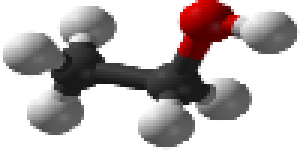
#> input picture figures/spirt.png, 100 x 50 px (shown 3 times larger)
$ python png2coe.py
#> lines starting #> are read from the running program, lines starting #| are printed output that depends on the picture
from PIL import Image

image = Image.open('../figures/spirt.png').convert('RGB')
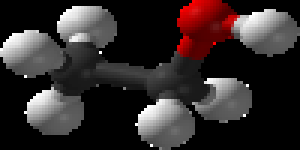
#> image: PIL image 100x50 RGB (shown 3 times larger); mean R, G, B 50.7, 43, 43

with open('../figures/coe/spirt.coe','w') as f:
    f.write('memory_initialization_radix=16;\n')
    f.write('memory_initialization_vector=\n')

    for pixel in list(image.getdata()):
        r_4 = pixel[0] >> 4
        g_4 = pixel[1] >> 4
        b_4 = pixel[2] >> 4

        res = r_4 | g_4 << 4 | b_4 << 8
        f.write (f'{res:04x}\n')

    f.write(';')
